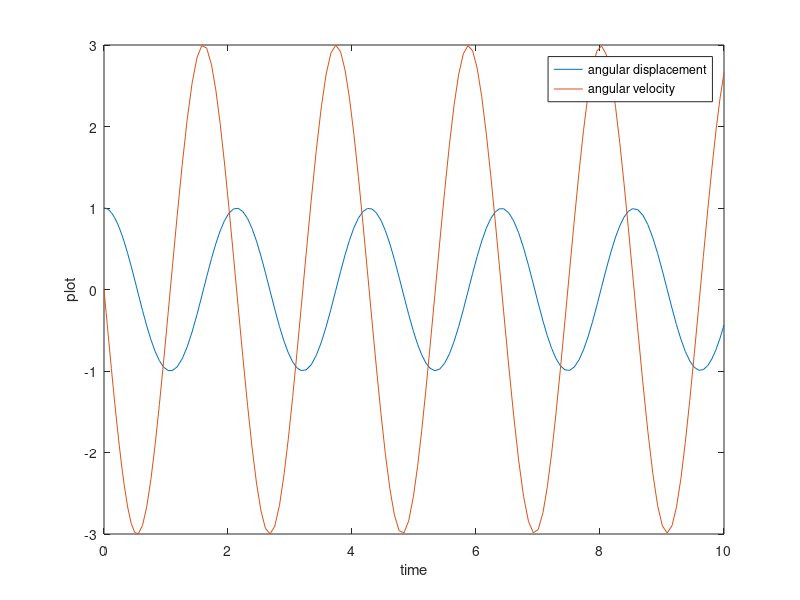

This figure's MATLAB source:

% We will mode a simple pendulum governed by the differential equation for angular displacement θ(t):
% L⋅θ¨(t) + g⋅sin(θ(t)) = 0
% Where:
% L is the length of the pendulum (meters).
% θ¨(t) is the angular acceleration (radians/second²).
% g is the acceleration due to gravity (9.81 m/s²).
% θ(t) is the angular displacement from the vertical position (radians).
clear all
close all
clc

g = 9.81;
l = 1;
initial_angular_displacement=1;
initial_angular_velocity=0;
t_delay = [0 10];  

% Define the differential equation
ode = @(t, y) [y(2); -g/l * sin(y(1))];
[t, results] = ode45(ode,t_delay,[initial_angular_displacement; initial_angular_velocity]);
plot(t, results(:,1))
hold on
plot(t,results(:,2))
xlabel('time')
ylabel('plot')
legend('angular displacement','angular velocity')
% % Extract angular displacement and velocity from the solution
% theta = results(:, 1);
% theta_dot = results(:, 2);
% 
% % Plot angular displacement over time
% subplot(2, 1, 1);
% plot(t, theta, 'b');
% title('Angular Displacement vs Time');
% xlabel('Time (s)');
% ylabel('Angular Displacement (rad)');
% 
% % Plot angular velocity over time
% subplot(2, 1, 2);
% plot(t, theta_dot, 'r');
% title('Angular Velocity vs Time');
% xlabel('Time (s)');
% ylabel('Angular Velocity (rad/s)');